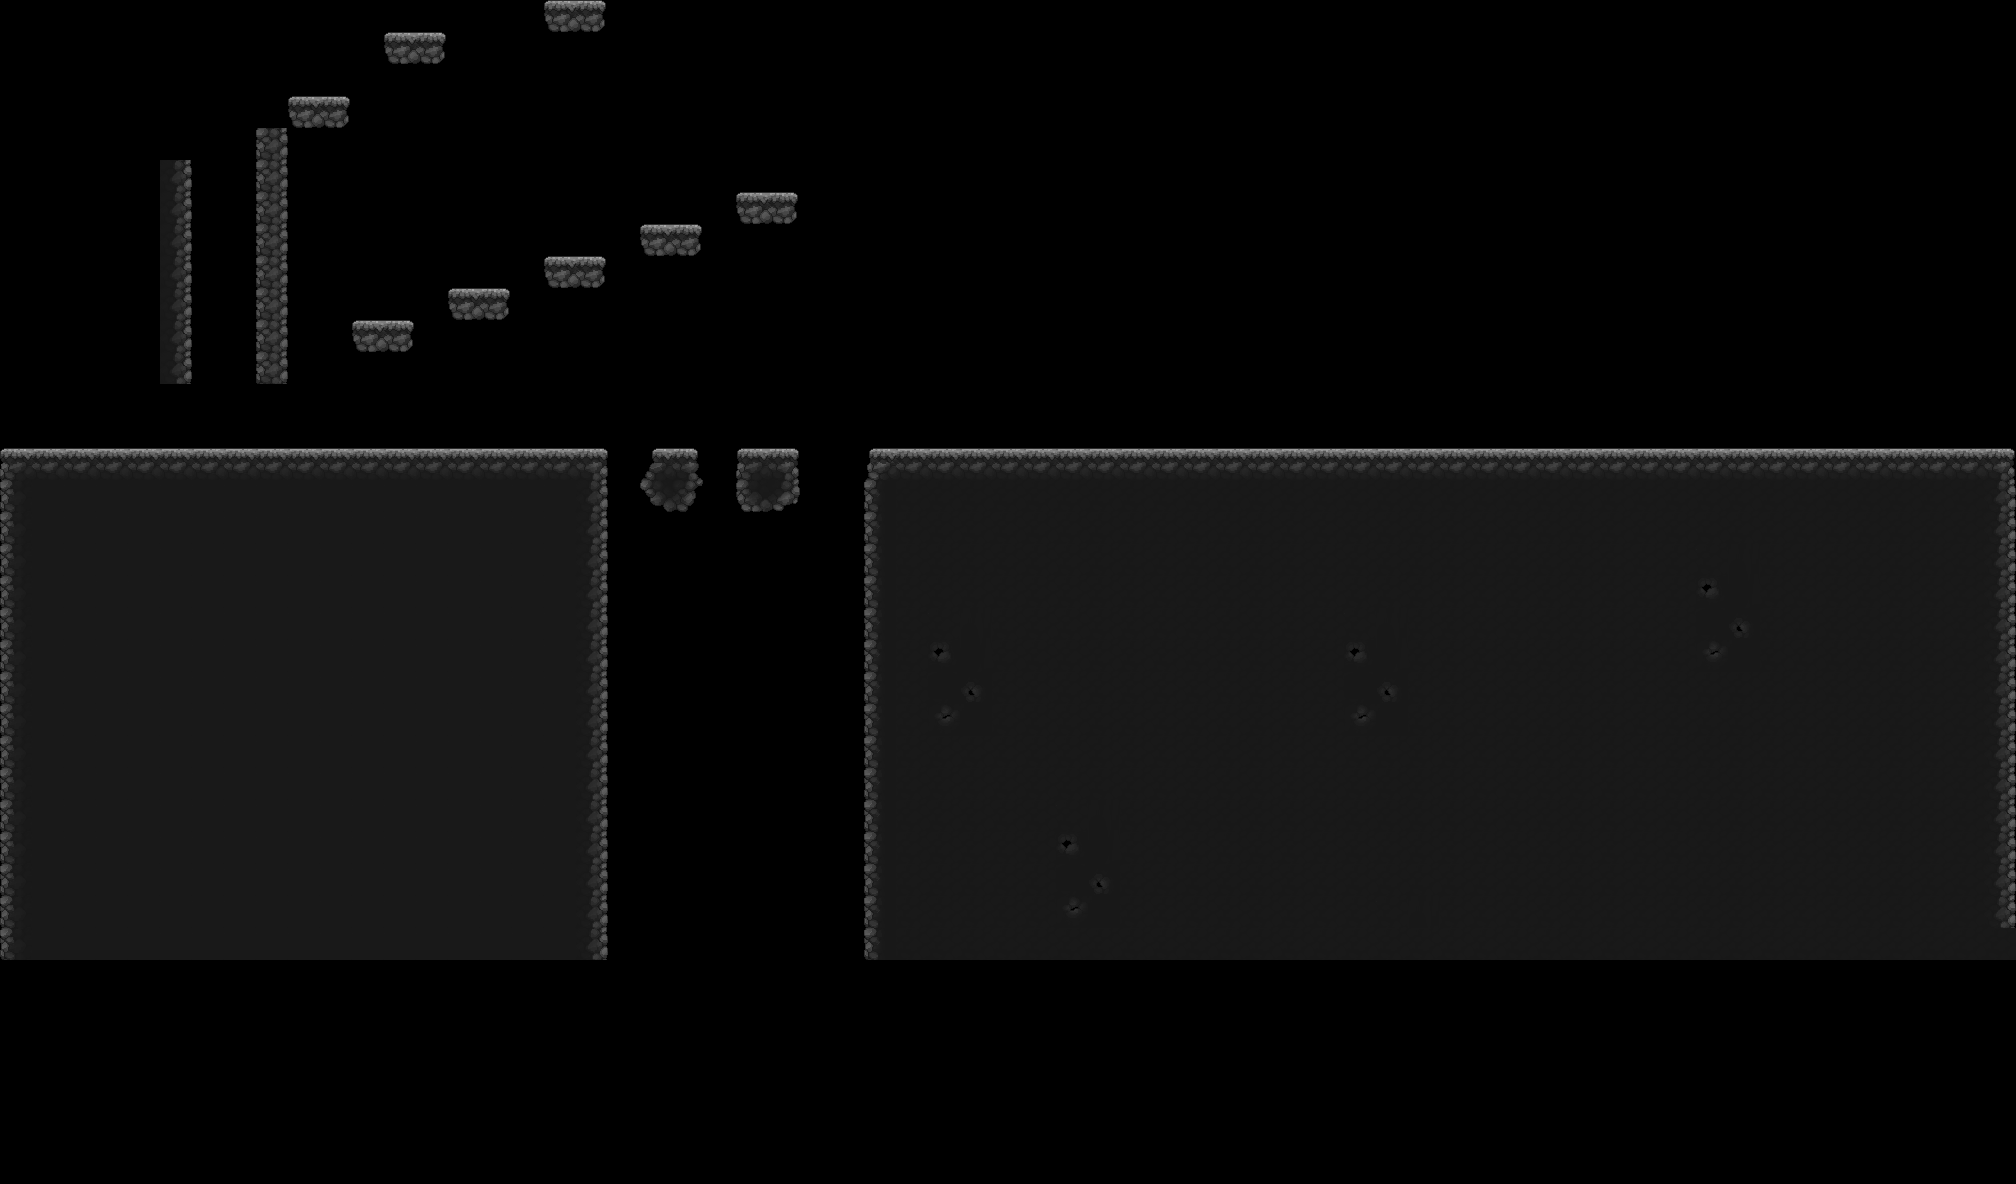

Below is a game level as drawn by its tile map, then a one-line description and the .tmx that defines it (tile-layer data replaced by summaries):
An orthogonal 63x37 tile map with 32x32 px tiles, 3 tile layers (Terreno, Objetos, Decoracion), 5 tilesets and 2 objects (enemy_spawn, gravedigger_spawn).

<map version="1.10" tiledversion="1.11.2" orientation="orthogonal" renderorder="left-down" width="63" height="37" tilewidth="32" tileheight="32" infinite="0" nextlayerid="7" nextobjectid="11">
 <tileset firstgid="1" source="../assets/TX Tileset Ground.tsx" />
 <tileset firstgid="257" source="../assets/TX Village Props.tsx" />
 <tileset firstgid="1281" source="../assets/Lantern 7 Small - Silver and Orange_019.tsx" />
 <tileset firstgid="1282" source="../assets/lamp.tsx" />
 <tileset firstgid="1283" source="../assets/tiles.tsx" />
 <layer id="1" name="Terreno" width="63" height="37">
  <data>[2331 cells, 921 non-empty, 32 distinct tile ids]</data>
 </layer>
 <layer id="5" name="Objetos" width="63" height="37">
  <data>[2331 cells, 0 non-empty, 0 distinct tile ids]</data>
 </layer>
 <objectgroup id="6" name="Entities">
  <object id="6" name="enemy_spawn" x="272.167" y="405">
   <point />
  </object>
  <object id="7" name="gravedigger_spawn" x="1452" y="364.5">
   <point />
  </object>
 </objectgroup>
 <layer id="4" name="Decoracion" width="63" height="37">
  <properties>
   <property name="render_as_image" value="True" />
  </properties>
  <data>[2331 cells, 0 non-empty, 0 distinct tile ids]</data>
 </layer>
</map>